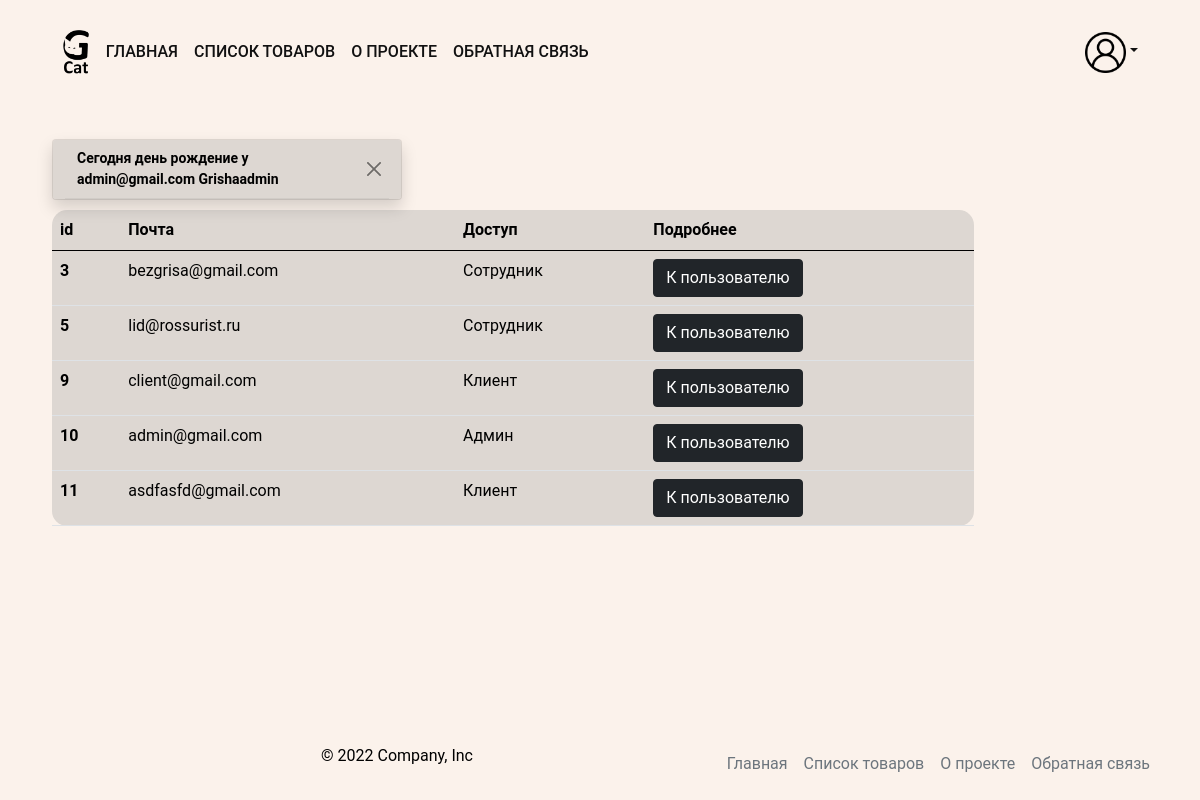
The page /users/user_list/ (signed in) on the database its author committed.
### users/models.py (models this page shows, shortened)
class Profile(AbstractBaseUser, PermissionsMixin):
    objects = ProfileManager()
    first_name = models.CharField(
        'имя',
        max_length=150,
        blank=True,
        null=True,
    )
    last_name = models.CharField(
        'фамилия',
        max_length=150,
        blank=True,
        null=True,
    )
    email = models.EmailField(
        'почта',
        unique=True,
        null=True,
    )
    is_active = models.BooleanField(
        'активная учетная запись',
        default=True,
        null=True,
    )
    is_staff = models.BooleanField(
        'сотрудник',
        default=False,
        null=True,
    )
    is_superuser = models.BooleanField(
        'админ',
        default=False,
        null=True,
    )
    date_joined = models.DateTimeField(default=timezone.now)
    birthday = models.DateField(
        'день рождения',
        blank=True,
        null=True,
    )
    USERNAME_FIELD = 'email'
    class Meta:
        default_related_name = 'profiles'
        verbose_name = 'пользователь'
        verbose_name_plural = 'пользователи'

### users/views.py (the view)
# urls.py: path('user_list/', views.UserListView.as_view(), name='user_list'),
class UserListView(ListView):
    template_name = 'users/user_list.html'
    model = Profile
    context_object_name = 'users_info'
    get_queryset = Profile.objects.is_activated

### core/user_processor.py (called while the page is built)
def access_users(request):
    users = Profile.objects.published()
    return {'users': users}

### users/managers.py (called while the page is built)
    def is_activated(self):
        return (
            self.get_queryset().
            filter(is_active=True)
            .only('id', 'email', 'is_superuser', 'is_staff',)
        )

    def published(self):
        return (
            self.get_queryset()
            .filter(birthday=datetime.today())
            .values('email', 'first_name')
        )

### templates/users/user_list.html
{% extends "base.html" %}
{% load static %}
{% block content %}
<div class="col-10">
  <table class="table">
    <thead>
      <tr>
        <th scope="col">id</th>
        <th scope="col">Почта</th>
        <th scope="col">Доступ</th>
        <th scope="col">Подробнее</th>
      </tr>
    </thead>
    <tbody>
      {% for field in users_info %}
        <tr>
          <th scope="row">{{ field.id }}</th>
          <td>{{ field.email }}</td>
          {% if field.is_superuser %}
            <td>Админ</td>
          {% elif field.is_staff %}
            <td>Сотрудник</td>
          {% else %}
            <td>Клиент</td>
          {% endif %}
          <td>
            <a
              href="{% url 'users:user_detail' field.id %}"
              class="btn btn-dark"
            >К пользователю</a>
          </td>
        </tr>
      {% endfor %}
    </tbody>
  </table>
</div>
{% endblock %}

### templates/base.html (shortened to what this page needs)
{% load static %}
<!DOCTYPE html>
<html lang="ru">
  <head>
    <link rel="stylesheet" href="{% static 'bootstrap/css/bootstrap.min.css' %}">
    <link rel="stylesheet" href="{% static 'style/style.css' %}">
  </head>
  <body>
    {% include "includes/header.html" %}
    <div class="container">
      {% include "includes/users_birthday.html" %}
      <main style="margin-left: 10px">{% block content %}Контент не подвезли{% endblock %}</main>
    </div>
    {% include "includes/footer.html" %}
  </body>
</html>

### templates/includes/header.html (shortened to what this page needs)
{% load static %}
<div class="container">
  {% with request.resolver_match.view_name as view_name %}
  <header class="d-flex flex-wrap align-items-center justify-content-center justify-content-md-between py-3 mb-4">
    <nav class="navbar navbar-expand-lg navbar-light">
      <div class="container-fluid">
        <img src="{% static 'logo/main_logo.png' %}" alt="Cat" style="width: 4%">
        <div class="collapse navbar-collapse" id="navbarSupportedContent">
          <ul class="navbar-nav me-auto mb-2 mb-lg-0 top-menu">
            <li class="nav-item">
              <a
                class="{% if view_name == 'homepage:home' %}nav-link disabled{% else %}nav-link{% endif %}"
                href="{% url 'homepage:home' %}"
              >Главная</a>
            </li>
            <li class="nav-item">
              <a
               class="{% if view_name == 'catalog:item_list' %}nav-link disabled{% else %}nav-link{% endif %}"
               href="{% url 'catalog:item_list' %}"
              >Список товаров</a>
            </li>
            <li class="nav-item">
              <a
               class="{% if view_name == 'about:description' %}nav-link disabled{% else %}nav-link{% endif %}"
               href="{% url 'about:description' %}"
              >О проекте</a>
            </li>
            <li class="nav-item">
              <a
               class="{% if view_name == 'feedback:feedback' %}nav-link disabled{% else %}nav-link{% endif %}"
               href="{% url 'feedback:feedback' %}"
              >Обратная связь</a>
            </li>
          </ul>
          <ul class="navbar-nav col-md-6 text-end">
            <li class="nav-item dropdown">
              <a class="nav-link dropdown-toggle" data-bs-toggle="dropdown" href="#"><img src="{% static 'img/user.png' %}" alt="user" style="width: 8%"></a>
            </li>
          </ul>
        </div>
      </div>
    </nav>
  </header>
  {% endwith %}
</div>

### templates/includes/users_birthday.html
<div class="container">
  <div class="row">
    {% for user in users %}
    <div class="toast fade show" role="alert" aria-live="assertive" aria-atomic="true" style="margin: 10px; background-color: #ddd7d2; color: #000;">
      <div class="toast-header" style="background-color: #ddd7d2; color: #000;">
        <strong class="me-auto">Сегодня день рождение у {{ user.email }} {{ user.first_name }}</strong>
        <button type="button" class="btn-close" data-bs-dismiss="toast" aria-label="Close"></button>
      </div>
    </div>
    {% endfor %}
  </div>
</div>

### templates/includes/footer.html
{% load static %}
<footer class="footer mt-auto py-3">
  <div class="container">
    <div class="d-flex justify-content-end">
      <p class="col-md-3 mb-0">© 2022 Company, Inc</p>
      <ul class="nav col-md-6 justify-content-end">
        <li class="nav-item">
          <a
            class="nav-link px-2 text-muted"
            href="{% url 'homepage:home' %}"
          >Главная</a>
        </li>
        <li class="nav-item">
          <a
          class="nav-link px-2 text-muted"
          href="{% url 'catalog:item_list' %}"
          >Список товаров</a>
        </li>
        <li class="nav-item">
          <a
          class="nav-link px-2 text-muted"
          href="{% url 'about:description' %}"
          >О проекте</a>
        </li>
        <li class="nav-item">
          <a
          class="nav-link px-2 text-muted"
          href="{% url 'feedback:feedback' %}"
          >Обратная связь</a>
        </li>
      </ul>
    </div>
  </div>
</footer>

### static_dev/style/style.css (style rules this page uses)
html { font-size: 16px; }
body { font-family: 'Roboto', sans-serif; font-size: 16px; font-weight: 400; color: #000; background-color: #fff; min-width: 350px; min-height: 100vh; display: flex; flex-direction: column; background-color: #FBF2EB; }
img { max-width: 100%; height: auto; }
a { color: #111; }
.navbar-light .navbar-nav .nav-link { color: #111; font-weight: 500; text-transform: uppercase; }
.top-menu li a::after { content: ''; display: block; width: 100%; background-color: #111; height: 1px; transition: all .3s; transform: scale(0); }
footer { flex-shrink: 0; }
.table { background-color: #ddd7d2; color: #000; border-radius: 15px; }

### rows shown on the page
Profile: email "admin@gmail.com", first_name "Grishaadmin", id "10", is_superuser "Админ"
Profile: id "3", email "bezgrisa@gmail.com", is_superuser "Сотрудник"
Profile: id "5", email "lid@rossurist.ru", is_superuser "Сотрудник"
Profile: id "9", email "client@gmail.com", is_superuser "Клиент"
Profile: id "11", email "asdfasfd@gmail.com", is_superuser "Клиент"
